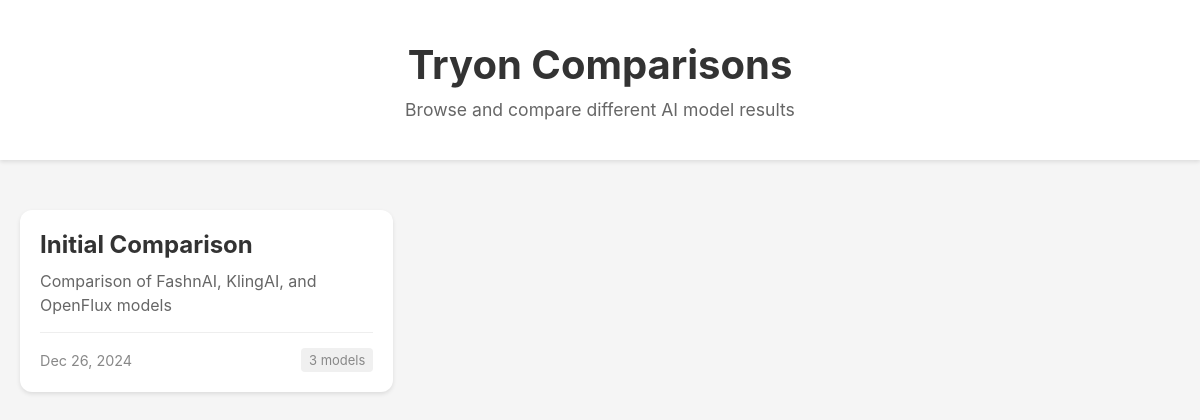
The page / on the database its author committed.
### main/models.py (models this page shows, shortened)
class TryonBatch(models.Model):
    name = models.CharField(max_length=200)
    description = models.TextField(blank=True)
    tryons = models.ManyToManyField(Tryon, related_name='batches')
    created_at = models.DateTimeField(default=timezone.now)
    class Meta:
        verbose_name_plural = "Tryon Batches"

### main/views.py (the view)
# urls.py: path("", views.index_view, name="index"),
def index_view(request):
    batches = TryonBatch.objects.all().order_by('-created_at')
    return render(request, 'main/index.html', {'batches': batches})

### main/templates/main/index.html (shortened to what this page needs)
{% load static %}
<!DOCTYPE html>
<html lang="en">
<head>
</head>
<body>
    <div class="header">
        <h1>Tryon Comparisons</h1>
        <p>Browse and compare different AI model results</p>
    </div>
    <div class="container">
        {% if batches %}
        <div class="batch-grid">
            {% for batch in batches %}
            <a href="{% url 'comparison' batch.id %}" class="batch-card">
                <h2>{{ batch.name }}</h2>
                <p>{{ batch.description|truncatewords:30 }}</p>
                <div class="batch-meta">
                    <span>{{ batch.created_at|date:"M d, Y" }}</span>
                    <span class="batch-count">{{ batch.tryons.count }} models</span>
                </div>
            </a>
            {% endfor %}
        </div>
        {% else %}
        <div class="empty-state">
            <h2>No comparisons available</h2>
            <p>There are no tryon comparisons in the database yet.</p>
        </div>
        {% endif %}
    </div>
</body>
</html>

### main/templates/main/index.html (style rules this page uses)
body { margin: 0; padding: 0; background-color: #f5f5f5; font-family: -apple-system, BlinkMacSystemFont, "Segoe UI", Roboto, Helvetica, Arial, sans-serif; }
.header { text-align: center; padding: 40px 20px; background-color: #fff; box-shadow: 0 2px 4px rgba(0,0,0,0.1); margin-bottom: 30px; }
.header h1 { margin: 0; color: #333; font-size: 2.5em; }
.header p { margin: 10px 0 0; color: #666; font-size: 1.1em; }
.container { max-width: 1200px; margin: 0 auto; padding: 0 20px; }
.batch-grid { display: grid; grid-template-columns: repeat(auto-fill, minmax(300px, 1fr)); gap: 20px; padding: 20px 0; }
.batch-card { background: #fff; border-radius: 12px; padding: 20px; box-shadow: 0 2px 4px rgba(0,0,0,0.1); transition: all 0.3s ease; cursor: pointer; text-decoration: none; color: inherit; display: block; }
.batch-card h2 { margin: 0 0 10px 0; color: #333; font-size: 1.5em; }
.batch-card p { margin: 0; color: #666; line-height: 1.5; }
.batch-meta { margin-top: 15px; padding-top: 15px; border-top: 1px solid #eee; font-size: 0.9em; color: #888; display: flex; justify-content: space-between; align-items: center; }
.batch-count { background: #f0f0f0; padding: 4px 8px; border-radius: 4px; font-size: 0.9em; }

### rows shown on the page
TryonBatch: name "Initial Comparison", description "Comparison of FashnAI, KlingAI, and OpenFlux models", created_at "Dec 26, 2024", tryons.count "3"
